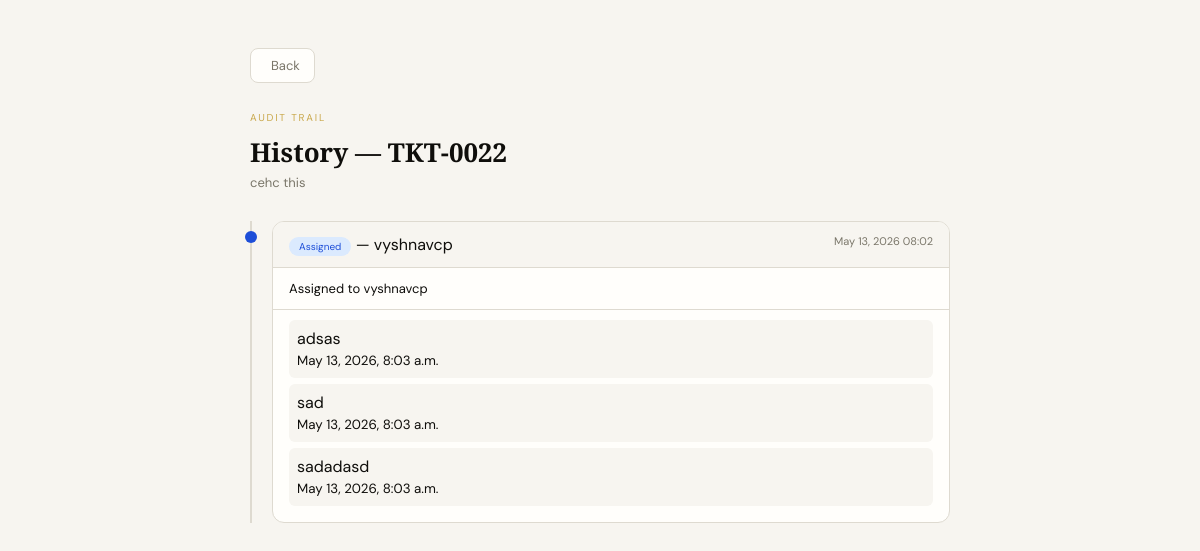
The app's page /ticket/22/history/ (signed in) with its own data.
### myapp/models.py (models this page shows, shortened)
class Ticket(models.Model):
    STATUS_CHOICES = [
        ("unassigned",        "Unassigned"),
        ("assigned",    "Assigned"),
        ("closed",      "Closed"),
    ]
    ticket_number = models.CharField(max_length=20, unique=True, editable=False)
    mail_id  = models.CharField(max_length=50, unique=True)
    subject  = models.TextField(blank=True)
    sender   = models.CharField(max_length=255, blank=True)
    date     = models.CharField(max_length=100, blank=True)
    body     = models.TextField(blank=True)
    assigned_to = models.ForeignKey(Staff, null=True, blank=True, on_delete=models.SET_NULL, related_name="tickets" )
    created_by=models.ForeignKey(Staff, null=True, blank=True, on_delete=models.SET_NULL, related_name="created_tickets" )
    status = models.CharField(max_length=20, choices=STATUS_CHOICES, default="unassigned")
    created_at = models.DateTimeField(auto_now_add=True)
    class Meta:
        ordering = ["-created_at"]

class TicketHistory(models.Model):
    ACTION_CHOICES = [
        ("assigned", "Assigned"),
        ("reassigned", "Reassigned"),
        ("closed", "Closed"),
        ("note", "Note Added"),
    ]
    ticket = models.ForeignKey(Ticket, on_delete=models.CASCADE, related_name="history")
    staff = models.ForeignKey(Staff, null=True, blank=True, on_delete=models.SET_NULL)
    action = models.CharField(max_length=20, choices=ACTION_CHOICES)
    description = models.TextField(blank=True)
    created_at = models.DateTimeField(auto_now_add=True)

class Staff(models.Model):
    STATUS_CHOICE = [
        ('active','Active'),
        ('Inactive','Inactive')
    ]
    name  = models.CharField(max_length=100)
    email = models.EmailField(unique=True)
    status = models.CharField(max_length=10,choices=STATUS_CHOICE,default='active')
    password = models.CharField(max_length=255)

### myapp/views.py (the view)
# urls.py: path("ticket/<int:ticket_id>/history/", views.ticket_history, name="ticket_history"),
def ticket_history(request, ticket_id):
    admin_logged = request.session.get("token")
    staff_email = request.session.get("staff_email")
    if not admin_logged and not staff_email:
        return redirect("login")
    ticket = get_object_or_404(Ticket, id=ticket_id)
    if staff_email and not admin_logged:
        staff = get_object_or_404(Staff, email=staff_email)
        if ticket.assigned_to != staff:
            return redirect("staff_asigned_ticket")
    history = ticket.history.all().order_by("created_at")
    grouped_history = []
    current_block = None
    for h in history:
        if h.action in ["assigned", "reassigned", "closed", "reopened"]:
            current_block = {
                "event": h,
                "notes": []
            }
            grouped_history.append(current_block)
        elif h.action == "note" and current_block:
            current_block["notes"].append(h)
    return render(request, "ticket_history.html", {
        "ticket": ticket,
        "grouped_history": grouped_history
    })

### templates/ticket_history.html (shortened to what this page needs)
<!DOCTYPE html>
<html>
<head>
  <link rel="stylesheet" href="https://cdn.jsdelivr.net/npm/@tabler/icons-webfont@latest/tabler-icons.min.css">
</head>
<body>
<div class="shell">
  {% if request.session.token %}
    <a href="{% url 'email_detail' mail_id=ticket.mail_id %}" class="back">
  {% else %}
    <a href="{% url 'staff_ticket_detail' ticket.id %}" class="back">
  {% endif %}
     Back
  </a>
  <div class="eyebrow">Audit Trail</div>
  <div class="page-title">History — {{ ticket.ticket_number }}</div>
  <div class="page-sub">{{ ticket.subject }}</div>
  {% if grouped_history %}
  <div class="timeline">
    {% for block in grouped_history %}
    <div class="block">
      <div class="dot"></div>
      <div class="card">
        <div class="card-header">
          <div>
            <span class="pill">{{ block.event.get_action_display }}</span>
            {% if block.event.staff %}
              — {{ block.event.staff.name }}
            {% endif %}
          </div>
          <div class="time">
            {{ block.event.created_at|date:"M d, Y H:i" }}
          </div>
        </div>
        <div class="card-body">
          {{ block.event.description }}
        </div>
        <div class="notes">
          {% if block.notes %}
            {% for note in block.notes %}
              <div class="note">
                {{ note.description }}<br>
                <small>{{ note.created_at }}</small>
              </div>
            {% endfor %}
          {% else %}
            <small>No notes</small>
          {% endif %}
        </div>
      </div>
    </div>
    {% endfor %}
  </div>
  {% else %}
    <div class="empty">
      No history found
    </div>
  {% endif %}
</div>
</body>
</html>

### templates/ticket_history.html (style rules this page uses)
*, *::before, *::after { box-sizing: border-box; margin: 0; padding: 0; }
:root { --ink: #0f0e0b; --paper: #f7f5f0; --cream: #edeae2; --gold: #c9a84c; --gold-light: #f0dfa0; --muted: #7a7669; --card: #fffefb; --border: #dedad0; --green: #15803d; --green-light: #dcfce7; --green-border: #86efac; --blue: #1d4ed8; --blue-light: #dbeafe; --blue-border: #93c5fd; --red: #b91c1c; --red-light: #fee2e2; --red-border: #fca5a5; --purple: #7c3aed; --purple-light: #ede9fe; --purple-border: #c4b5fd; }
body { font-family: 'DM Sans', sans-serif; background: var(--paper); min-height: 100vh; color: var(--ink); padding: 48px 24px 80px; }
.shell { max-width: 700px; margin: 0 auto; }
.back { display: inline-flex; align-items: center; gap: 6px; text-decoration: none; color: var(--muted); font-size: 13px; margin-bottom: 28px; padding: 8px 14px; border: 1px solid var(--border); border-radius: 8px; background: var(--card); }
.eyebrow { font-size: 10px; letter-spacing: 0.18em; text-transform: uppercase; color: var(--gold); margin-bottom: 10px; }
.page-title { font-family: 'Playfair Display', serif; font-size: 26px; font-weight: 700; margin-bottom: 4px; }
.page-sub { font-size: 13px; color: var(--muted); margin-bottom: 30px; }
.timeline { border-left: 2px solid var(--border); padding-left: 20px; }
.block { margin-bottom: 25px; position: relative; }
.dot { width: 12px; height: 12px; border-radius: 50%; position: absolute; left: -27px; top: 10px; background: var(--blue); }
.card { background: var(--card); border: 1px solid var(--border); border-radius: 12px; overflow: hidden; }
.card-header { padding: 12px 16px; border-bottom: 1px solid var(--border); display: flex; justify-content: space-between; background: var(--paper); }
.pill { font-size: 10px; padding: 3px 10px; border-radius: 20px; background: var(--blue-light); color: var(--blue); }
.time { font-size: 11px; color: var(--muted); }
.card-body { padding: 12px 16px; font-size: 13px; }
.notes { border-top: 1px solid var(--border); padding: 10px 16px; }
.note { background: var(--paper); padding: 8px; border-radius: 6px; margin-bottom: 6px; }

### records on screen
Ticket: ticket_number "TKT-0022", subject "cehc this"
TicketHistory: event.action "Assigned", event.staff.name "vyshnavcp", event.created_at "May 13, 2026 08:02", event.description "Assigned to vyshnavcp"
TicketHistory: description "adsas", created_at "May 13, 2026, 8:03 a.m."
TicketHistory: description "sad", created_at "May 13, 2026, 8:03 a.m."
TicketHistory: description "sadadasd", created_at "May 13, 2026, 8:03 a.m."
